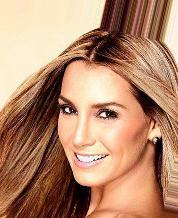
#> input picture Metrics/000001.jpg, 178 x 218 px, given in place of night.png, which was not available
$ python show_prymind.py ../../Metrics/000001.jpg
#> lines starting #> are read from the running program, lines starting #| are printed output that depends on the picture; after the words box and inside, x2 and y2 are one past the last pixel; in counts of white or black regions, pixels touching at a corner belong together; pictures that were not available may be replaced by others from this repository, and a replacement may not be noted
#> in main_func, imgOri is the input picture: shape (218, 178, 3); mean B, G, R 109.7, 137.1, 181
#!/usr/bin/env python
# -*- coding: utf-8 -*-
# author：lowkeyway time:8/31/2019

import sys
import cv2 as cv
import numpy as np
import matplotlib.pyplot as plt

def showImgPara(img):
    print("Sizeof img is: " + str(img.size))
    print("rows x cols is: " + str(np.size(img, 0)) + " x " + str(np.size(img, 1)))
    print("dimension is: ", img.ndim)
    print("dtype is: ", img.dtype)
    print("itemsize is: ", img.itemsize)
    print("shape is(rows, cols, depth): ", img.shape)
    print("\n")

def myPyramidLa(imgOri):
    if 3 == len(imgOri.shape):
        imgOri = cv.cvtColor(imgOri, cv.COLOR_BGR2GRAY)
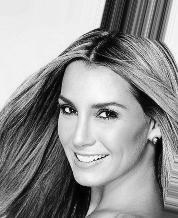
#> imgOri: shape (218, 178); min 0, max 254, mean 147.1

    temp = myPyramidDown(imgOri)
    temp = myPyramidUp(temp)
    pyLa = cv.subtract(imgOri, temp)+127

    plt.figure("myPyramidLa")
    plt.subplot(131), plt.imshow(imgOri, "gray"), plt.title("imgOri")
    plt.subplot(132), plt.imshow(temp, "gray"), plt.title("temp")
    plt.subplot(133), plt.imshow(pyLa, "gray"), plt.title("pyLa")

    print("\n----myPyramidLa----")
    showImgPara(imgOri)
    showImgPara(temp)
    showImgPara(pyLa)

    x, y = imgOri.shape
    imgOut = np.zeros([y, x*3], dtype=imgOri.dtype)
    imgOut[:y, :x] = imgOri
    imgOut[:y, x:2*x] = temp
    imgOut[:y, 2*x:3*x] = pyLa
    cv.imshow("pyLa", imgOut)

def myPyramidUp(imgOri):
    kernel = (4/256 * np.array(
        [
            [1,  4,  6,  4, 1],
            [4, 16, 24, 16, 4],
            [6, 24, 36, 24, 6],
            [4, 16, 24, 16, 4],
            [1,  4,  6,  4, 1]
        ]
    ))

    if 3 == len(imgOri.shape):
        imgOri = cv.cvtColor(imgOri, cv.COLOR_BGR2GRAY)
    x, y = imgOri.shape
    temp = np.copy(imgOri)

    # Resize
    for index in range(x):
        temp = np.insert(temp, 2*index+1, 0, axis=1)
    for index in range(y):
        temp = np.insert(temp, 2*index+1, 0, axis=0)

    myDst = cv.filter2D(temp, -1, kernel=kernel)

    pyDst = cv.pyrUp(imgOri)
    diff = cv.subtract(pyDst, myDst)

    plt.figure("myPyramidUp")
    plt.subplot(223), plt.imshow(imgOri, "gray"), plt.title("imgOri")
    plt.subplot(221), plt.imshow(myDst, "gray"), plt.title("myDst")
    plt.subplot(222), plt.imshow(myDst, "gray"), plt.title("pyDst")
    plt.subplot(224), plt.imshow(diff, "gray"), plt.title("Diff")


    # plt.show()
    return myDst


def myPyramidDown(imgOri):
    kernel = (1/256 * np.array(
        [
            [1,  4,  6,  4, 1],
            [4, 16, 24, 16, 4],
            [6, 24, 36, 24, 6],
            [4, 16, 24, 16, 4],
            [1,  4,  6,  4, 1]
        ]
    ))
    if 3 == len(imgOri.shape):
        imgOri = cv.cvtColor(imgOri, cv.COLOR_BGR2GRAY)

    x, y = imgOri.shape
#> x = 218; y = 178
    temp = cv.filter2D(imgOri, -1, kernel=kernel)
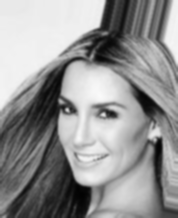
#> temp: shape (218, 178); min 2, max 250, mean 147.1
    myDst = temp[::2, ::2]
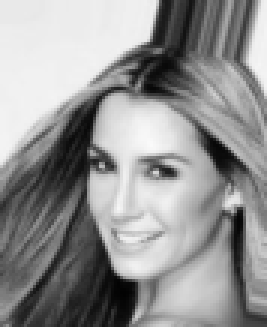
#> myDst: shape (109, 89) (shown 3 times larger); min 2, max 250, mean 147.3

    pyDst = cv.pyrDown(imgOri)
    diff = cv.subtract(pyDst, myDst)
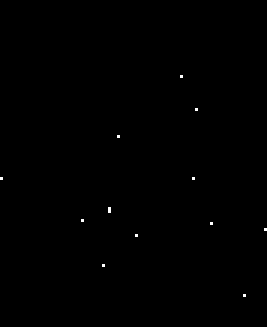
#> diff: shape (109, 89) (shown 3 times larger); values 0 (black) and 1 (white), 0.13% white in thin lines or dots, all inside (x1, y1, x2, y2) = (0, 25, 89, 99)

    plt.figure("myPyramidDown")
    plt.subplot(223), plt.imshow(imgOri, "gray"), plt.title("imgOri")
    plt.subplot(221), plt.imshow(myDst, "gray"), plt.title("myDst")
    plt.subplot(222), plt.imshow(pyDst, "gray"), plt.title("pyDst")
    plt.subplot(224), plt.imshow(diff, "gray"), plt.title("Diff")
    # plt.show()

    return myDst

def main_func(argv):
    imgOri = cv.imread("night.png")
    # myPyramidDown(imgOri)
    #imgOri = cv.imread("lowkeyway.jpg")
    # myPyramidUp(imgOri)
    myPyramidLa(imgOri)
#> the loop in myPyramidUp, `for index in range(x):` made 90 passes
#> pass 1, in myPyramidUp, `temp = np.insert(temp, 2*index+1, 0, axis=1)`:
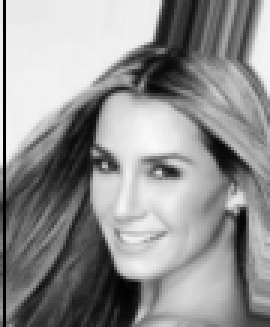
#> temp: shape (109, 90) (shown 3 times larger); min 0, max 250, mean 145.6
#> pass 3, in myPyramidUp, `temp = np.insert(temp, 2*index+1, 0, axis=1)`:
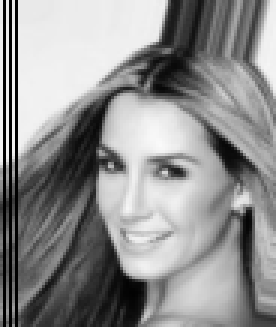
#> temp: shape (109, 92) (shown 3 times larger); min 0, max 250, mean 142.5
#> after the loop in myPyramidUp, `for index in range(x):`:
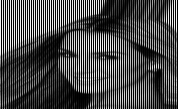
#> temp: shape (109, 178); min 0, max 250, mean 73.6

    # plt.show()
    cv.waitKey(0)

if __name__ == '__main__':
#> (the run stopped early here; a loop or call above may not have finished)
